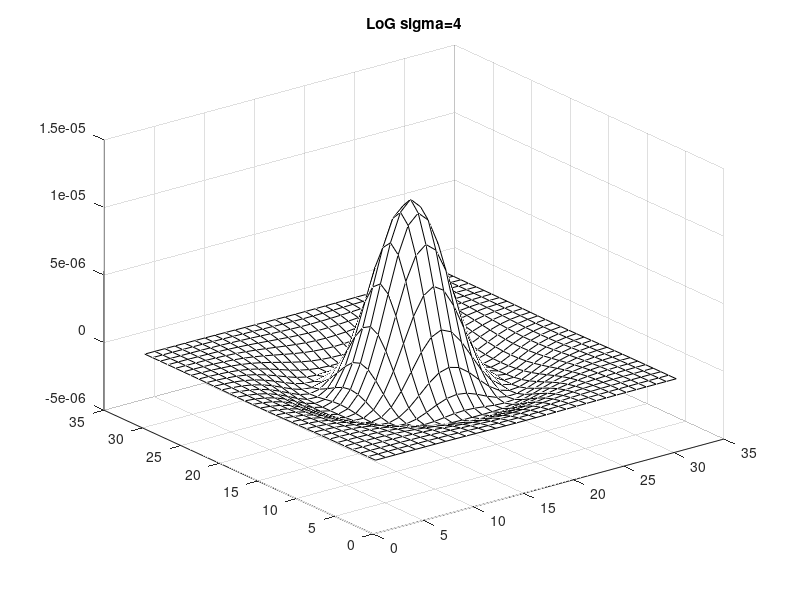
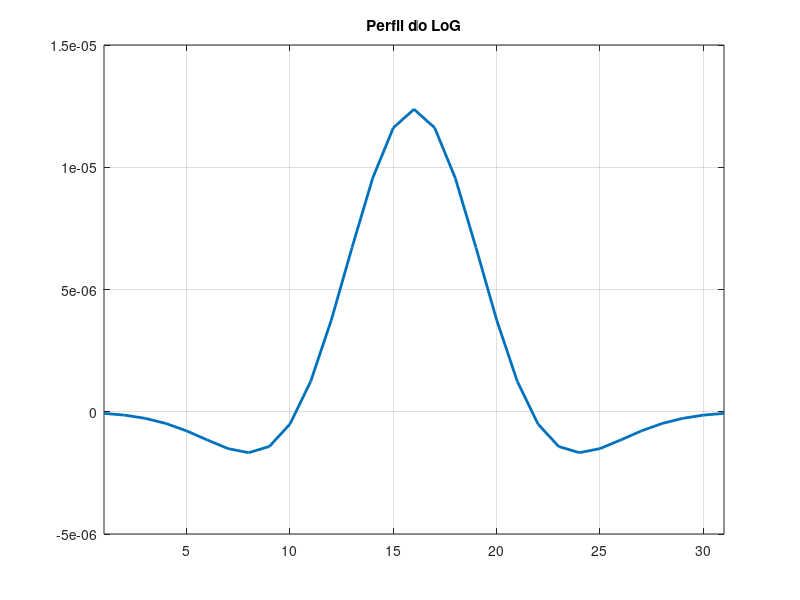

The MATLAB script that drew these images, in order:
% adbteo_09 [script]
clc, clear, close all
 
% Gera um LoG de sigma=4 em uma janela 31x31
logf = fspecial('log', [31 31], 4);
p = logf(16,:); %linha central
 
%Dysplay
figure
mesh(-logf, 'EdgeColor', 'black')
title('LoG sigma=4')
figure
plot(1:31,-p,'LineWidth',2)
xlim([1 31])
grid
title('Perfil do LoG')